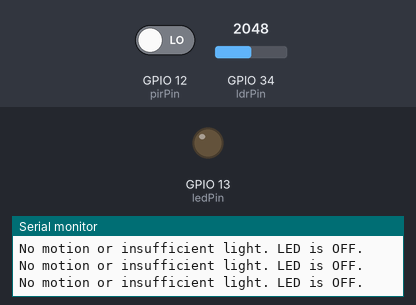
This sketch was run on a simulated ESP32. Parts: output pins drawn as LEDs (lit = HIGH), the last lines printed to the serial monitor. Inputs (shaded band) come from the test bench; at power-on: GPIO 12 (pirPin) LOW, GPIO 34 (ldrPin) = 2048. The local clock reads 2024-03-15 10:24:30 at power-on unless the sketch sets it.

Above: at 1.3 s.
1.4 s: GPIO 12 (pirPin) driven HIGH
At 2.1 s:
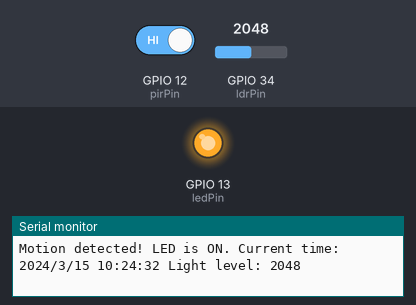
3.0 s: GPIO 12 (pirPin) driven LOW
At 3.4 s:
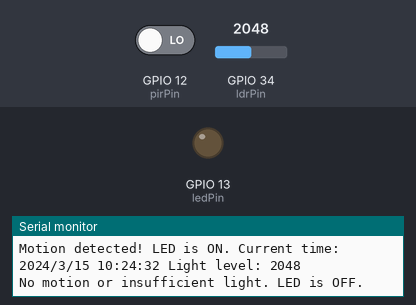
Timing chart, 0 to 6.0 s (numbered marks = the images above; inputs shaded):
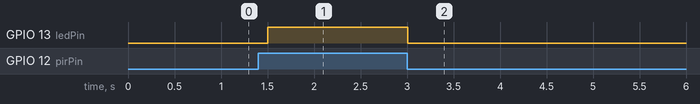

Measured:
- after the input at 1.4 s, GPIO 13 (ledPin): LOW → HIGH after 0.10 s
- after the input at 3.0 s, GPIO 13 (ledPin): HIGH → LOW at once

The sketch:

beta.ino
```cpp
#include <Wire.h>
#include <RTClib.h>

// Define the pins
const int pirPin = 12; // PIR sensor output pin
const int ledPin = 13; // LED pin
const int ldrPin = 34; // LDR analog input pin
const int lightThreshold = 500; // Adjust this value according to your light conditions

RTC_DS3231 rtc;

void setup() {
  // Initialize the PIR sensor pin as an input
  pinMode(pirPin, INPUT);

  // Initialize the LED pin as an output
  pinMode(ledPin, OUTPUT);

  // Start the serial communication for debugging
  Serial.begin(115200);

  // Initialize I2C communication
  Wire.begin();

  // Initialize the RTC
  if (!rtc.begin()) {
    Serial.println("Couldn't find RTC");
    while (1);
  }

  // Check if the RTC lost power and if so, set the time
  if (rtc.lostPower()) {
    Serial.println("RTC lost power, setting the time!");
    // The following line sets the RTC to the date & time this sketch was compiled
    rtc.adjust(DateTime(F(__DATE__), F(__TIME__)));
  }
}

void loop() {
  // Read the state of the PIR sensor (HIGH when motion is detected)
  int motionState = digitalRead(pirPin);

  // Read the value from the LDR
  int ldrValue = analogRead(ldrPin);

  if (motionState == HIGH && ldrValue > lightThreshold) {
    // Motion detected and light level is above the threshold, turn on the LED
    digitalWrite(ledPin, HIGH);

    // Get the current time
    DateTime now = rtc.now();
    Serial.print("Motion detected! LED is ON. Current time: ");
    Serial.print(now.year(), DEC);
    Serial.print('/');
    Serial.print(now.month(), DEC);
    Serial.print('/');
    Serial.print(now.day(), DEC);
    Serial.print(" ");
    Serial.print(now.hour(), DEC);
    Serial.print(':');
    Serial.print(now.minute(), DEC);
    Serial.print(':');
    Serial.print(now.second(), DEC);
    Serial.print(" Light level: ");
    Serial.println(ldrValue);
  } else {
    // No motion or insufficient light, turn off the LED
    digitalWrite(ledPin, LOW);
    Serial.println("No motion or insufficient light. LED is OFF.");
  }

  // Small delay to avoid excessive serial prints
  delay(500);
}
```
